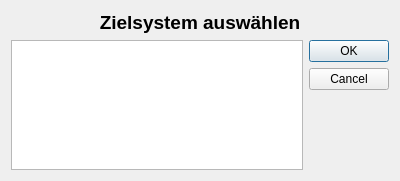
<?xml version="1.0" encoding="UTF-8"?>
<ui version="4.0">
 <class>HostSelector</class>
 <widget class="QDialog" name="HostSelector">
  <property name="geometry">
   <rect>
    <x>0</x>
    <y>0</y>
    <width>400</width>
    <height>181</height>
   </rect>
  </property>
  <property name="windowTitle">
   <string>Zielsystem auswählen</string>
  </property>
  <property name="windowIcon">
   <iconset resource="../res/logos.qrc">
    <normaloff>:/logo/fls_logo_60.png</normaloff>:/logo/fls_logo_60.png</iconset>
  </property>
  <property name="locale">
   <locale language="German" country="Germany"/>
  </property>
  <layout class="QGridLayout" name="gridLayout">
   <item row="1" column="1">
    <widget class="QListWidget" name="hostList">
     <property name="sortingEnabled">
      <bool>true</bool>
     </property>
    </widget>
   </item>
   <item row="1" column="2">
    <widget class="QDialogButtonBox" name="buttonBox">
     <property name="orientation">
      <enum>Qt::Vertical</enum>
     </property>
     <property name="standardButtons">
      <set>QDialogButtonBox::Cancel|QDialogButtonBox::Ok</set>
     </property>
    </widget>
   </item>
   <item row="0" column="1" colspan="2">
    <widget class="QLabel" name="label">
     <property name="font">
      <font>
       <pointsize>14</pointsize>
       <weight>75</weight>
       <bold>true</bold>
      </font>
     </property>
     <property name="text">
      <string>Zielsystem auswählen</string>
     </property>
     <property name="alignment">
      <set>Qt::AlignCenter</set>
     </property>
     <property name="textInteractionFlags">
      <set>Qt::NoTextInteraction</set>
     </property>
    </widget>
   </item>
  </layout>
 </widget>
 <resources>
  <include location="../res/logos.qrc"/>
 </resources>
 <connections>
  <connection>
   <sender>buttonBox</sender>
   <signal>accepted()</signal>
   <receiver>HostSelector</receiver>
   <slot>accept()</slot>
   <hints>
    <hint type="sourcelabel">
     <x>248</x>
     <y>254</y>
    </hint>
    <hint type="destinationlabel">
     <x>157</x>
     <y>274</y>
    </hint>
   </hints>
  </connection>
  <connection>
   <sender>buttonBox</sender>
   <signal>rejected()</signal>
   <receiver>HostSelector</receiver>
   <slot>reject()</slot>
   <hints>
    <hint type="sourcelabel">
     <x>316</x>
     <y>260</y>
    </hint>
    <hint type="destinationlabel">
     <x>286</x>
     <y>274</y>
    </hint>
   </hints>
  </connection>
 </connections>
</ui>
